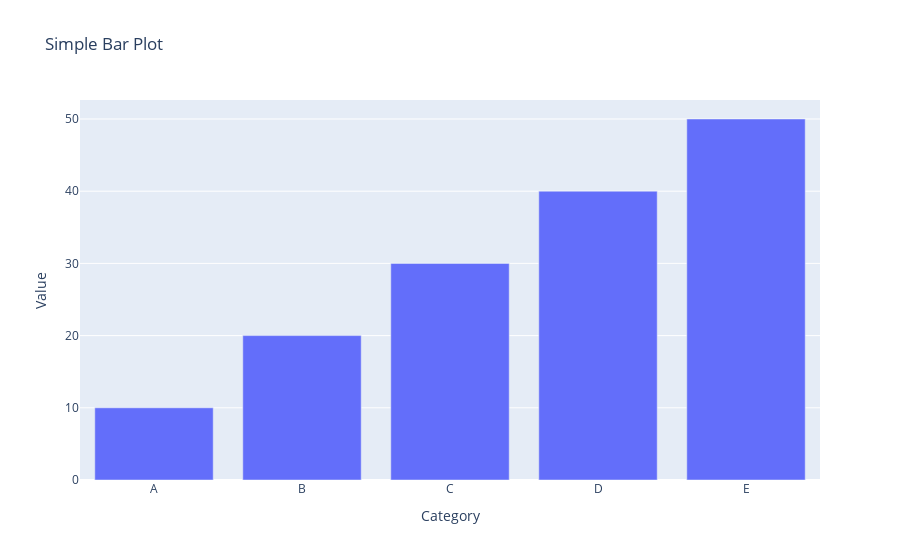

Notebook code for this chart:
### Code cell
import plotly.express as px

data = {'Category': ['A', 'B', 'C', 'D', 'E'],
        'Value': [10, 20, 30, 40, 50]}

import pandas as pd
df = pd.DataFrame(data)
fig = px.bar(df, x='Category', y='Value', title='Simple Bar Plot')
fig.show()

### Figure 1 — Plotly figure (JSON) as saved in the notebook; plotly's stock layout.template omitted (floating-point values rounded to 4 significant figures)
{"data": [{"alignmentgroup": "True", "hovertemplate": "Category=%{x}<br>Value=%{y}<extra></extra>", "legendgroup": "", "marker": {"color": "#636efa", "pattern": {"shape": ""}}, "name": "", "offsetgroup": "", "orientation": "v", "showlegend": false, "textposition": "auto", "type": "bar", "x": ["A", "B", "C", "D", "E"], "xaxis": "x", "y": [10, 20, 30, 40, 50], "yaxis": "y"}], "layout": {"barmode": "relative", "legend": {"tracegroupgap": 0}, "title": {"text": "Simple Bar Plot"}, "xaxis": {"anchor": "y", "domain": [0, 1], "title": {"text": "Category"}}, "yaxis": {"anchor": "x", "domain": [0, 1], "title": {"text": "Value"}}}}
